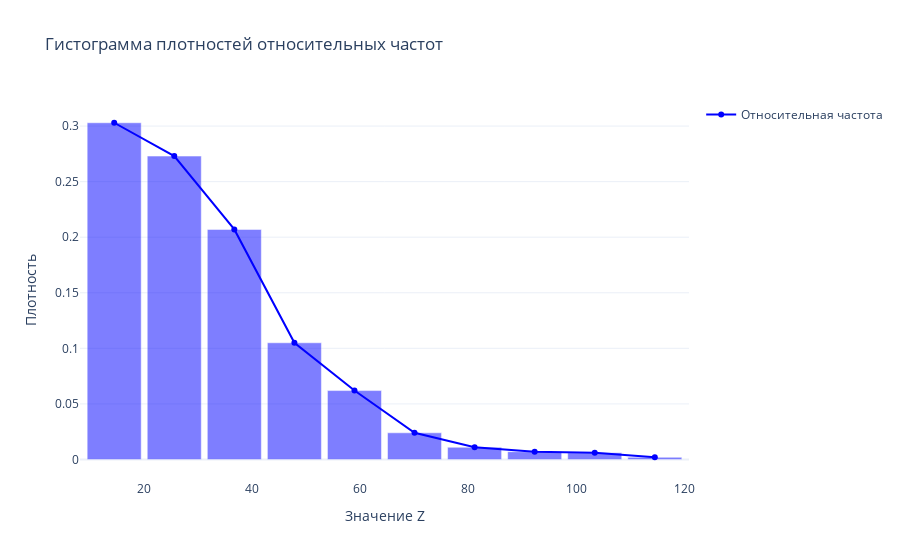

Notebook code for this chart:
### Code cell
# Гистограмма плотностей относительных частот
fig = go.Figure()
fig.add_trace(
    go.Bar(x=midpoints, y=rel_freq, width=h * 0.9, marker=dict(color='blue'), opacity=0.5, name='Относительная частота', legendgroup = "1", showlegend=False)
)
fig.add_trace(
    go.Scatter(x=midpoints, y=rel_freq,  marker=dict(color="blue"), mode='lines+markers', name='Относительная частота', legendgroup = "1")
)
fig.update_layout(title="Гистограмма плотностей относительных частот", xaxis_title="Значение Z", yaxis_title="Плотность", template="plotly_white")
fig.show()

### Figure 1 — Plotly figure (JSON) as saved in the notebook; plotly's stock layout.template omitted (floating-point values rounded to 4 significant figures)
{"data": [{"legendgroup": "1", "marker": {"color": "blue"}, "name": "Относительная частота", "opacity": 0.5, "showlegend": false, "type": "bar", "width": 9.99, "x": [14.55, 25.65, 36.75, 47.85, 58.95, 70.05, 81.15, 92.25, 103.3, 114.4], "y": [0.303, 0.273, 0.207, 0.105, 0.062, 0.024, 0.011, 0.007, 0.006, 0.002]}, {"legendgroup": "1", "marker": {"color": "blue"}, "mode": "lines+markers", "name": "Относительная частота", "type": "scatter", "x": [14.55, 25.65, 36.75, 47.85, 58.95, 70.05, 81.15, 92.25, 103.3, 114.4], "y": [0.303, 0.273, 0.207, 0.105, 0.062, 0.024, 0.011, 0.007, 0.006, 0.002]}], "layout": {"title": {"text": "Гистограмма плотностей относительных частот"}, "xaxis": {"title": {"text": "Значение Z"}}, "yaxis": {"title": {"text": "Плотность"}}}}
